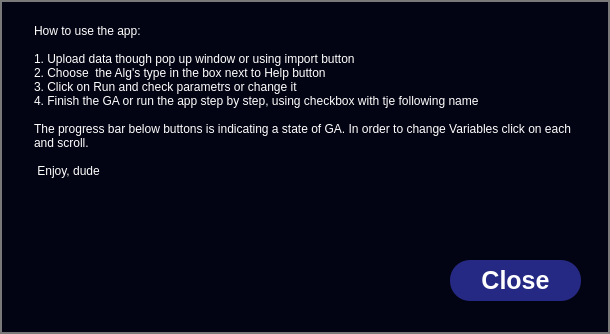
<?xml version="1.0" encoding="UTF-8"?>
<ui version="4.0">
 <class>Dialog</class>
 <widget class="QDialog" name="Dialog">
  <property name="geometry">
   <rect>
    <x>0</x>
    <y>0</y>
    <width>610</width>
    <height>334</height>
   </rect>
  </property>
  <property name="windowTitle">
   <string>Dialog</string>
  </property>
  <property name="styleSheet">
   <string notr="true">QDialog {
background-color: rgb(3, 4, 19);
border: 2px solid rgb(121, 121, 121);
}</string>
  </property>
  <widget class="QPushButton" name="CloseBtn">
   <property name="geometry">
    <rect>
     <x>450</x>
     <y>260</y>
     <width>131</width>
     <height>41</height>
    </rect>
   </property>
   <property name="styleSheet">
    <string notr="true">border-radius: 20px;
background-color:  #252984;
color: white;
font: bold 25px;</string>
   </property>
   <property name="text">
    <string>Close</string>
   </property>
  </widget>
  <widget class="QPlainTextEdit" name="HelpText">
   <property name="geometry">
    <rect>
     <x>30</x>
     <y>20</y>
     <width>561</width>
     <height>230</height>
    </rect>
   </property>
   <property name="styleSheet">
    <string notr="true">QPlainTextEdit 
{
	background-color: rgb(3, 4, 19);
	border: none;
	color: white;
}

QScrollBar:vertical
{
	background: #1D253D;
	border: 0px solid red;
	border-radius: 7px;
}

QScrollBar::handle:vertical
{
	background: #C6C8CE;
	border: 0px solid red;
	border-radius: 7px;
}
QScrollBar::add-line:vertical,
QScrollBar::sub-line:vertical,
QScrollBar::add-page:vertical,
QScrollBar::sub-page:vertical
{
	height: 0px;
}
</string>
   </property>
   <property name="verticalScrollBarPolicy">
    <enum>Qt::ScrollBarAsNeeded</enum>
   </property>
   <property name="horizontalScrollBarPolicy">
    <enum>Qt::ScrollBarAlwaysOff</enum>
   </property>
   <property name="sizeAdjustPolicy">
    <enum>QAbstractScrollArea::AdjustToContents</enum>
   </property>
   <property name="readOnly">
    <bool>true</bool>
   </property>
   <property name="plainText">
    <string notr="true">How to use the app:

1. Upload data though pop up window or using import button
2. Choose  the Alg's type in the box next to Help button
3. Click on Run and check parametrs or change it
4. Finish the GA or run the app step by step, using checkbox with tje following name

The progress bar below buttons is indicating a state of GA. In order to change Variables click on each and scroll.

 Enjoy, dude </string>
   </property>
   <property name="textInteractionFlags">
    <set>Qt::NoTextInteraction</set>
   </property>
   <property name="backgroundVisible">
    <bool>false</bool>
   </property>
   <property name="centerOnScroll">
    <bool>false</bool>
   </property>
   <property name="placeholderText">
    <string/>
   </property>
  </widget>
 </widget>
 <resources/>
 <connections/>
</ui>
